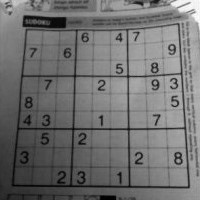
#> input picture images/input/dave.jpg, 200 x 200 px
$ python adaptive_threshold.py
#> lines starting #> are read from the running program, lines starting #| are printed output that depends on the picture; after the words box and inside, x2 and y2 are one past the last pixel; in counts of white or black regions, pixels touching at a corner belong together
#!/usr/bin/env python3
# -*- coding: utf-8 -*-
"""
Created on Mon Apr 23 20:01:26 2018

@author: osboxes
"""

import cv2
from matplotlib import pyplot as plt

img = cv2.imread('images/input/dave.jpg',0)
#> img is the input picture: shape (200, 200); min 0, max 255, mean 111.9
img = cv2.medianBlur(img,5)
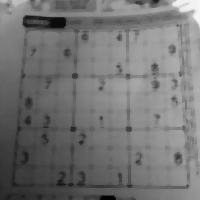
#> img: shape (200, 200); min 1, max 247, mean 115.6

ret,th1 = cv2.threshold(img,127,255,cv2.THRESH_BINARY)
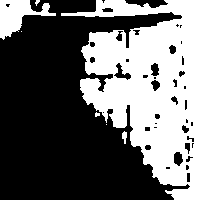
#> th1: shape (200, 200); 40.7% white; 7 white regions (4 under 20 px), largest, box (x1, y1, x2, y2) and area: (61, 0, 200, 200) 15160, (0, 0, 56, 40) 1026, (122, 131, 127, 144) 44
th2 = cv2.adaptiveThreshold(img,255,cv2.ADAPTIVE_THRESH_MEAN_C,\
            cv2.THRESH_BINARY,11,2)
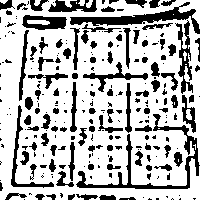
#> th2: shape (200, 200); 72.5% white; 253 black regions (156 under 20 px), largest, box (x1, y1, x2, y2) and area: (76, 114, 200, 189) 1207, (70, 2, 200, 34) 1101, (175, 20, 193, 94) 518
th3 = cv2.adaptiveThreshold(img,255,cv2.ADAPTIVE_THRESH_GAUSSIAN_C,\
            cv2.THRESH_BINARY,11,2)
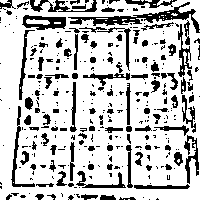
#> th3: shape (200, 200); 76.8% white; 334 black regions (223 under 20 px), largest, box (x1, y1, x2, y2) and area: (68, 2, 200, 33) 897, (22, 15, 66, 30) 387, (30, 0, 97, 12) 324

titles = ['Original Image', 'Global Thresholding (v = 127)',
            'Adaptive Mean Thresholding', 'Adaptive Gaussian Thresholding']
images = [img, th1, th2, th3]

for i in range(4):
    plt.subplot(2,2,i+1),plt.imshow(images[i],'gray')
    plt.title(titles[i])
    plt.xticks([]),plt.yticks([])
plt.show()

$ run again, with images/input/bilateral.jpg copied over images/input/dave.jpg
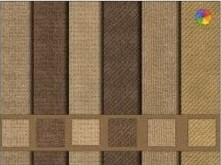
#> input picture images/input/bilateral.jpg, 221 x 165 px
#> `ret,th1 = cv2.threshold(img,127,255,cv2.THRESH_BINARY)`:
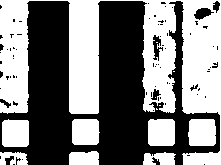
#> th1: shape (165, 221); 49.3% white; 13 white regions (5 under 20 px), largest, box (x1, y1, x2, y2) and area: (0, 0, 221, 165) 14151, (2, 119, 29, 147) 720, (188, 119, 216, 146) 718
#> th2: shape (165, 221); 66.3% white; 343 black regions (274 under 20 px), largest, box (x1, y1, x2, y2) and area: (0, 1, 221, 165) 5383, (143, 113, 180, 156) 620, (68, 114, 104, 152) 567
#> `th3 = cv2.adaptiveThreshold(img,255,cv2.ADAPTIVE_THRESH_GAUSSIAN_C,\ c..`:
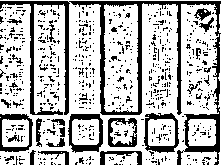
#> th3: shape (165, 221); 72.6% white; 654 black regions (622 under 20 px), largest, box (x1, y1, x2, y2) and area: (0, 1, 221, 165) 4288, (68, 114, 103, 153) 533, (144, 113, 179, 153) 487
